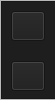
        <widget class="QFrame" name="left_menu_cont_frame">
         <property name="minimumSize">
          <size>
           <width>55</width>
           <height>0</height>
          </size>
         </property>
         <property name="maximumSize">
          <size>
           <width>20</width>
           <height>16777215</height>
          </size>
         </property>
         <property name="frameShape">
          <enum>QFrame::StyledPanel</enum>
         </property>
         <property name="frameShadow">
          <enum>QFrame::Raised</enum>
         </property>
         <layout class="QHBoxLayout" name="horizontalLayout_9">
          <property name="spacing">
           <number>0</number>
          </property>
          <property name="leftMargin">
           <number>0</number>
          </property>
          <property name="topMargin">
           <number>0</number>
          </property>
          <property name="rightMargin">
           <number>0</number>
          </property>
          <property name="bottomMargin">
           <number>0</number>
          </property>
          <item>
           <widget class="QFrame" name="menu_frame">
            <property name="minimumSize">
             <size>
              <width>250</width>
              <height>0</height>
             </size>
            </property>
            <property name="styleSheet">
             <string notr="true">background-color: rgb(30, 30, 30);</string>
            </property>
            <property name="frameShape">
             <enum>QFrame::StyledPanel</enum>
            </property>
            <property name="frameShadow">
             <enum>QFrame::Raised</enum>
            </property>
            <widget class="QPushButton" name="overview_button">
             <property name="geometry">
              <rect>
               <x>10</x>
               <y>10</y>
               <width>34</width>
               <height>30</height>
              </rect>
             </property>
             <property name="font">
              <font>
               <pointsize>12</pointsize>
              </font>
             </property>
             <property name="styleSheet">
              <string notr="true">color: rgb(255, 255, 255);</string>
             </property>
             <property name="text">
              <string/>
             </property>
             <property name="icon">
              <iconset resource="../images/ui_images.qrc">
               <normaloff>:/images/ui_images/explore_white_36dp.svg</normaloff>:/images/ui_images/explore_white_36dp.svg</iconset>
             </property>
             <property name="iconSize">
              <size>
               <width>30</width>
               <height>30</height>
              </size>
             </property>
            </widget>
            <widget class="QLabel" name="label_4">
             <property name="geometry">
              <rect>
               <x>60</x>
               <y>17</y>
               <width>71</width>
               <height>16</height>
              </rect>
             </property>
             <property name="font">
              <font>
               <pointsize>12</pointsize>
              </font>
             </property>
             <property name="styleSheet">
              <string notr="true">color: rgb(255, 255, 255);</string>
             </property>
             <property name="text">
              <string>Übersicht</string>
             </property>
            </widget>
            <widget class="QPushButton" name="internet_button">
             <property name="geometry">
              <rect>
               <x>10</x>
               <y>60</y>
               <width>34</width>
               <height>30</height>
              </rect>
             </property>
             <property name="font">
              <font>
               <pointsize>12</pointsize>
              </font>
             </property>
             <property name="styleSheet">
              <string notr="true">color: rgb(255, 255, 255);</string>
             </property>
             <property name="text">
              <string/>
             </property>
             <property name="icon">
              <iconset resource="../images/ui_images.qrc">
               <normaloff>:/images/ui_images/public_white_36dp.svg</normaloff>:/images/ui_images/public_white_36dp.svg</iconset>
             </property>
             <property name="iconSize">
              <size>
               <width>30</width>
               <height>30</height>
              </size>
             </property>
            </widget>
            <widget class="QPushButton" name="computer_button">
             <property name="geometry">
              <rect>
               <x>10</x>
               <y>110</y>
               <width>34</width>
               <height>30</height>
              </rect>
             </property>
             <property name="font">
              <font>
               <pointsize>12</pointsize>
              </font>
             </property>
             <property name="styleSheet">
              <string notr="true">color: rgb(255, 255, 255);</string>
             </property>
             <property name="text">
              <string/>
             </property>
             <property name="icon">
              <iconset resource="../images/ui_images.qrc">
               <normaloff>:/images/ui_images/computer_white_36dp.svg</normaloff>:/images/ui_images/computer_white_36dp.svg</iconset>
             </property>
             <property name="iconSize">
              <size>
               <width>30</width>
               <height>30</height>
              </size>
             </property>
            </widget>
            <widget class="QPushButton" name="network_button">
             <property name="geometry">
              <rect>
               <x>10</x>
               <y>310</y>
               <width>34</width>
               <height>30</height>
              </rect>
             </property>
             <property name="font">
              <font>
               <pointsize>12</pointsize>
              </font>
             </property>
             <property name="styleSheet">
              <string notr="true">color: rgb(255, 255, 255);</string>
             </property>
             <property name="text">
              <string/>
             </property>
             <property name="icon">
              <iconset resource="../images/ui_images.qrc">
               <normaloff>:/images/ui_images/signal_wifi_statusbar_4_bar_white_36dp.svg</normaloff>:/images/ui_images/signal_wifi_statusbar_4_bar_white_36dp.svg</iconset>
             </property>
             <property name="iconSize">
              <size>
               <width>30</width>
               <height>30</height>
              </size>
             </property>
            </widget>
            <widget class="QPushButton" name="sensor_button">
             <property name="geometry">
              <rect>
               <x>10</x>
               <y>260</y>
               <width>34</width>
               <height>30</height>
              </rect>
             </property>
             <property name="font">
              <font>
               <pointsize>12</pointsize>
              </font>
             </property>
             <property name="styleSheet">
              <string notr="true">color: rgb(255, 255, 255);</string>
             </property>
             <property name="text">
              <string/>
             </property>
             <property name="icon">
              <iconset resource="../images/ui_images.qrc">
               <normaloff>:/images/ui_images/thermostat_white_36dp.svg</normaloff>:/images/ui_images/thermostat_white_36dp.svg</iconset>
             </property>
             <property name="iconSize">
              <size>
               <width>30</width>
               <height>30</height>
              </size>
             </property>
            </widget>
            <widget class="QPushButton" name="storage_button">
             <property name="geometry">
              <rect>
               <x>10</x>
               <y>210</y>
               <width>34</width>
               <height>30</height>
              </rect>
             </property>
             <property name="font">
              <font>
               <pointsize>12</pointsize>
              </font>
             </property>
             <property name="styleSheet">
              <string notr="true">color: rgb(255, 255, 255);</string>
             </property>
             <property name="text">
              <string/>
             </property>
             <property name="icon">
              <iconset resource="../images/ui_images.qrc">
               <normaloff>:/images/ui_images/sd_storage_white_36dp.svg</normaloff>:/images/ui_images/sd_storage_white_36dp.svg</iconset>
             </property>
             <property name="iconSize">
              <size>
               <width>30</width>
               <height>30</height>
              </size>
             </property>
            </widget>
            <widget class="QPushButton" name="system_info_button">
             <property name="geometry">
              <rect>
               <x>10</x>
               <y>160</y>
               <width>34</width>
               <height>30</height>
              </rect>
             </property>
             <property name="font">
              <font>
               <pointsize>12</pointsize>
              </font>
             </property>
             <property name="styleSheet">
              <string notr="true">color: rgb(255, 255, 255);</string>
             </property>
             <property name="text">
              <string/>
             </property>
             <property name="icon">
              <iconset resource="../images/ui_images.qrc">
               <normaloff>:/images/ui_images/info_white_36dp.svg</normaloff>:/images/ui_images/info_white_36dp.svg</iconset>
             </property>
             <property name="iconSize">
              <size>
               <width>30</width>
               <height>30</height>
              </size>
             </property>
            </widget>
            <widget class="QLabel" name="label_5">
             <property name="geometry">
              <rect>
               <x>60</x>
               <y>117</y>
               <width>47</width>
               <height>16</height>
              </rect>
             </property>
             <property name="font">
              <font>
               <pointsize>12</pointsize>
              </font>
             </property>
             <property name="styleSheet">
              <string notr="true">color: rgb(255, 255, 255);</string>
             </property>
             <property name="text">
              <string>PC</string>
             </property>
            </widget>
            <widget class="QLabel" name="label_6">
             <property name="geometry">
              <rect>
               <x>60</x>
               <y>67</y>
               <width>111</width>
               <height>16</height>
              </rect>
             </property>
             <property name="font">
              <font>
               <pointsize>12</pointsize>
              </font>
             </property>
             <property name="styleSheet">
              <string notr="true">color: rgb(255, 255, 255);</string>
             </property>
             <property name="text">
              <string>Internet</string>
             </property>
            </widget>
            <widget class="QLabel" name="label_7">
             <property name="geometry">
              <rect>
               <x>60</x>
               <y>166</y>
               <width>151</width>
               <height>21</height>
              </rect>
             </property>
             <property name="font">
              <font>
               <pointsize>12</pointsize>
              </font>
             </property>
             <property name="styleSheet">
              <string notr="true">color: rgb(255, 255, 255);</string>
             </property>
             <property name="text">
              <string>System Information</string>
             </property>
            </widget>
            <widget class="QLabel" name="label_8">
             <property name="geometry">
              <rect>
               <x>60</x>
               <y>266</y>
               <width>81</width>
               <height>16</height>
              </rect>
             </property>
             <property name="font">
              <font>
               <pointsize>12</pointsize>
              </font>
             </property>
             <property name="styleSheet">
              <string notr="true">color: rgb(255, 255, 255);</string>
             </property>
             <property name="text">
              <string>Sesnsoren</string>
             </property>
            </widget>
            <widget class="QLabel" name="label_9">
             <property name="geometry">
              <rect>
               <x>60</x>
               <y>216</y>
               <width>81</width>
               <height>21</height>
              </rect>
             </property>
             <property name="font">
              <font>
               <pointsize>12</pointsize>
              </font>
             </property>
             <property name="styleSheet">
              <string notr="true">color: rgb(255, 255, 255);</string>
             </property>
             <property name="text">
              <string>Speicher</string>
             </property>
            </widget>
            <widget class="QLabel" name="label_10">
             <property name="geometry">
              <rect>
               <x>60</x>
               <y>316</y>
               <width>81</width>
               <height>16</height>
              </rect>
             </property>
             <property name="font">
              <font>
               <pointsize>12</pointsize>
              </font>
             </property>
             <property name="styleSheet">
              <string notr="true">color: rgb(255, 255, 255);</string>
             </property>
             <property name="text">
              <string>Netzwerke</string>
             </property>
            </widget>
            <widget class="QPushButton" name="settings_button">
             <property name="geometry">
              <rect>
               <x>10</x>
               <y>410</y>
               <width>34</width>
               <height>30</height>
              </rect>
             </property>
             <property name="font">
              <font>
               <pointsize>12</pointsize>
              </font>
             </property>
             <property name="styleSheet">
              <string notr="true">color: rgb(255, 255, 255);</string>
             </property>
             <property name="text">
              <string/>
             </property>
             <property name="icon">
              <iconset resource="../images/ui_images.qrc">
               <normaloff>:/images/ui_images/settings_white_36dp.svg</normaloff>:/images/ui_images/settings_white_36dp.svg</iconset>
             </property>
             <property name="iconSize">
              <size>
               <width>30</width>
               <height>30</height>
              </size>
             </property>
            </widget>
            <widget class="QLabel" name="label_11">
             <property name="geometry">
              <rect>
               <x>60</x>
               <y>416</y>
               <width>101</width>
               <height>21</height>
              </rect>
             </property>
             <property name="font">
              <font>
               <pointsize>12</pointsize>
              </font>
             </property>
             <property name="styleSheet">
              <string notr="true">color: rgb(255, 255, 255);</string>
             </property>
             <property name="text">
              <string>Einstellungen</string>
             </property>
            </widget>
            <widget class="QPushButton" name="activity_button">
             <property name="geometry">
              <rect>
               <x>10</x>
               <y>360</y>
               <width>34</width>
               <height>30</height>
              </rect>
             </property>
             <property name="text">
              <string/>
             </property>
             <property name="icon">
              <iconset resource="../images/ui_images.qrc">
               <normaloff>:/images/ui_images/show_chart_white_36dp.svg</normaloff>:/images/ui_images/show_chart_white_36dp.svg</iconset>
             </property>
             <property name="iconSize">
              <size>
               <width>30</width>
               <height>30</height>
              </size>
             </property>
            </widget>
            <widget class="QLabel" name="label_15">
             <property name="geometry">
              <rect>
               <x>60</x>
               <y>366</y>
               <width>91</width>
               <height>21</height>
              </rect>
             </property>
             <property name="font">
              <font>
               <pointsize>12</pointsize>
              </font>
             </property>
             <property name="styleSheet">
              <string notr="true">color: rgb(255, 255, 255);</string>
             </property>
             <property name="text">
              <string>Aktivitäten</string>
             </property>
            </widget>
           </widget>
          </item>
         </layout>
        </widget>
